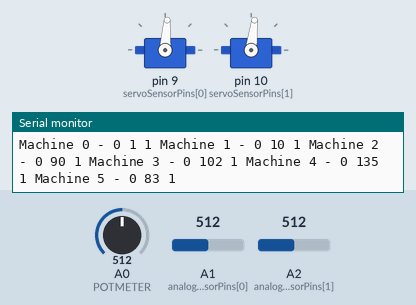
Simulated run of this sketch. Board: Arduino Uno, built with avr-gcc and run on an emulated ATmega328P. Parts: 2 × servo, the last lines printed to the serial monitor. The inputs (shaded band) are chosen by the test bench; at power-on: A1 (analogSensorPins[0]) = 512, A2 (analogSensorPins[1]) = 512, A0 (POTMETER) = 512. Random numbers use the default seed unless the sketch sets one.

Above: at 1.2 s.
1.3 s: A1 (analogSensorPins[0]) set to 306
At 2.8 s:
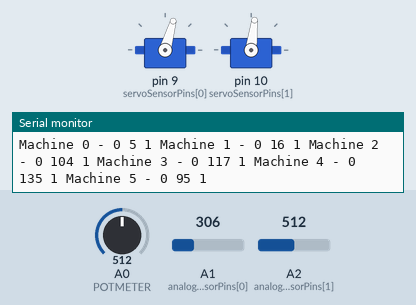
3.2 s: A2 (analogSensorPins[1]) set to 5
At 4.2 s:
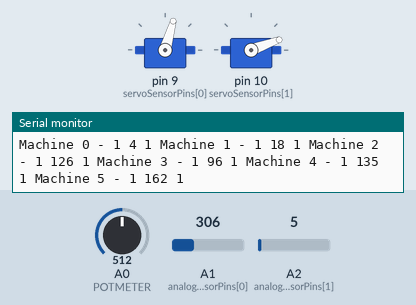
6.2 s: A2 (analogSensorPins[1]) set to 0
At 7.5 s:
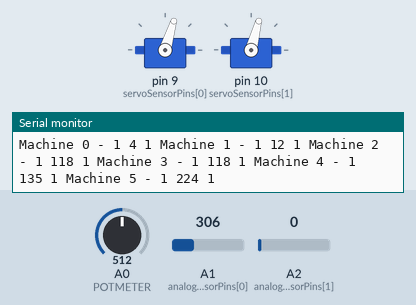
Timing chart, 0 to 13.3 s (numbered marks = the images above; inputs shaded):
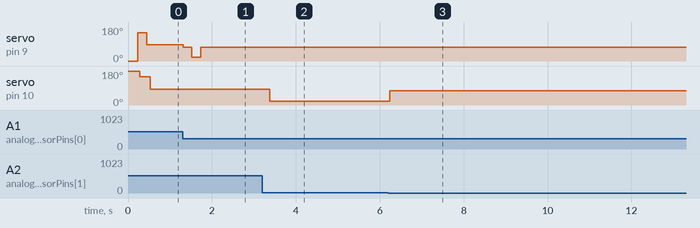

The sketch:

MockArduinoSoftserial.ino
```cpp
#include "Sender.h"
#include "PID.h"
#include "Timer.h"
#include "ServoMotor.h"
#include "IrSensor.h"

void setup() {
  Serial.begin(115200);
  dataSetup();
  setupServoMotor();
  setupIrSensor();
  setupTimer();
  draaiMotor(0, 0);
//  controllerSetup();
}

void loop() {
  updateAlleWipwaps();
  sendAllPatients();
  updateAlleWipwaps();
}
```

IrSensor.cpp
```cpp
#include "IrSensor.h"

unsigned short analogSensorPins[] = {A1, A2};

void setupIrSensor() {
  for(int i = 0 ; i < analogSensorSize; i ++)
  {
    pinMode(INPUT, analogSensorPins[i]);
  }
}

int getAfstand(unsigned short id) {
  if(id <= analogSensorSize)
  {
      return analogRead(analogSensorPins[id]);
  }else
  {
    return 0;
  }
}
```

IrSensor.h
```cpp
#ifndef IRSENSOR_H
#define IRSENSOR_H

#include <Arduino.h>

const byte analogSensorSize = 2;

void setupIrSensor();
int getAfstand(unsigned short id);

#endif
```

PID.cpp
```cpp
#include "PID.h"
#include "Timer.h"
#include "ServoMotor.h"
#include "IrSensor.h"

// Declare the PID arrays
float PID_p[PID_SIZE];
float PID_i[PID_SIZE];
float PID_d[PID_SIZE];
float PID_total[PID_SIZE];

// Initialize the 'afstand' array correctly
float afstand[PID_SIZE] = {0.0, 0.0};

// Declare the error arrays
float afstand_error[PID_SIZE];
float afstand_vorige_error[PID_SIZE];

void updateAlleWipwaps(){
  for (int i = 0; i < PID_SIZE; i ++){
    switch(i){
      case 0:
    updateWaarde(0, 17, 3 , 0.1, 4500, 200);
      break;
      case 1:
    updateWaarde(1, 15, 3 , 0.1, 6500, 250);
      break;
    }
  }
}


void updateWaarde(unsigned short id, uint8_t SETPOINT, uint8_t Kp, float Ki, uint16_t Kd, uint8_t PERIODE) {
  if(id > PID_SIZE)
  {
    return;
  }
  if (millis() >  getTimer(id)+ PERIODE) {
    setTimer(id);
    afstand[id] = get_dist(id, 100);
    afstand_error[id] = SETPOINT - afstand[id];
    PID_p[id] = Kp * afstand_error[id];
    PID_d[id] = Kd * ((afstand_error[id] - afstand_vorige_error[id]) / PERIODE);
    if (-3 < afstand_error[id] && afstand_error[id] < 3) {
      PID_i[id] = PID_i[id] + (Ki * afstand_error[id]);
    } else {
      PID_i[id] = 0;
    }
    PID_total[id] = (PID_p[id] + PID_i[id] + PID_d[id] );
    PID_total[id] = map(PID_total[id], -150, 150, 0, 150);

    if (PID_total[id] < 20) {
      PID_total[id] = 20;
    }
    if (PID_total[id] > 150) {
      PID_total[id] = 150;
    }
//    Serial.println(PID_total[id]);
    draaiMotor(id, PID_total[id]);
    afstand_vorige_error[id] = afstand_error[id];
  }
}


//overgenomen functie van de bron
float get_dist(unsigned short id, unsigned short n) {
  long sum = 0;
  for (unsigned short i = 0; i < n; i++) {
    sum = sum + getAfstand(id);
  }
  float adc = sum / n;
  float distance_cm = 17569.7 * pow(adc, -1.2062);
  return (distance_cm);
}
```

PID.h
```cpp
#ifndef PID_H
#define PID_H

#include <stdint.h>
#include <Arduino.h>

#define PID_SIZE 2

void updateAlleWipwaps();
void updateWaarde(unsigned short id, uint8_t SETPOINT, uint8_t Kp, float Ki, uint16_t Kd, uint8_t PERIODE);
float get_dist(unsigned short id, unsigned short n);

#endif
```

Sender.cpp
```cpp
#include "Sender.h"

uint8_t faseHandShake = 0;
long dataArray[DIFFERENTMACHINEAMOUNT][DIFFERENTARRAYDATA];

void dataSetup() {
//  id2 = 0;
//  machineId = 0;
}

uint8_t mockHeartRate() {
  const int minPotValue = 0;
  const int maxPotValue = 1023;

  const int minOutputValue = 50;
  const int maxOutputValue = 220;

  int potValue = analogRead(POTMETER);
  uint8_t hartslag =
    map(potValue, minPotValue, maxPotValue, minOutputValue, maxOutputValue);
  return hartslag;
}

void sendPatientData(uint8_t patientId) {
  uint8_t cholesterol = (rand() % 5) + 1;
  uint8_t hemoglobine = (rand() % 11) + 8;
  uint8_t bovendruk = (rand() % 120) + 80;
  uint8_t onderdruk = (rand() % 90) + 60;
  uint8_t hartslag = mockHeartRate();
  addDataToPatientArray(CHOLESTEROL, patientId, cholesterol, TEMPGLOBALPIN);
  addDataToPatientArray(HEMOGLOBINE, patientId, hemoglobine, TEMPGLOBALPIN);
  addDataToPatientArray(BOVENDRUK, patientId, bovendruk, TEMPGLOBALPIN);
  addDataToPatientArray(ONDERDRUK, patientId, onderdruk, TEMPGLOBALPIN);
  addDataToPatientArray(HARTSLAG, patientId, hartslag, TEMPGLOBALPIN);
  sendPercentage(patientId);
  for (int machineId = 0; machineId < DIFFERENTMACHINEAMOUNT; machineId++) {
    Serial.print("Machine ");
    Serial.print(machineId);
    Serial.print(" - ");
    sendData(machineId);
    for (int dataId = 0; dataId < DIFFERENTARRAYDATA; dataId++) {
      Serial.print(dataArray[machineId][dataId]);
      Serial.print(" ");
    }
  }
  Serial.println();
}

void addDataToPatientArray(uint8_t id, uint8_t patientId, uint8_t data, uint8_t pin){
  dataArray[id-1][0] = patientId;
  dataArray[id-1][1] = data;
  dataArray[id-1][2] = pin;
}

uint8_t combineId(uint8_t machineId, uint8_t patientId) {
  return machineId * 10 + patientId;
}

void sendAllPatients() {
  for (uint8_t patientId = 0; patientId < DIFFERENTPATIENTAMOUNT; patientId++) {
    sendPatientData(patientId);
  }
}

void sendPercentage(uint8_t patientId) {
  double percentage;
  double waarde = get_dist(patientId,10);
  if (waarde <= 15) {
    percentage = map(waarde, 0, 15, 65, 95);
  } else {
    percentage = map(waarde, 16, 31, 95, 100);
  }
  addDataToPatientArray(PERCENTAGE, patientId, percentage, TEMPGLOBALPIN);
}

void sendData(uint8_t id) {
  readAndSendData(id);
  while (faseHandShake != 0)        // blijf de functie aanroepen totdat die klaar is
                                    // en gereset, volgende data kan worden verzonden.
  {
    readAndSendData(id);
  }
}

void readAndSendData(uint8_t machineId)
{

}
```

Sender.h
```cpp
#ifndef SENDER_H
#define SENDER_H

#include <Arduino.h>
#include <stdint.h>
#include <stdbool.h>
#include "PID.h"

#define DIFFERENTPATIENTAMOUNT 2
#define DIFFERENTMACHINEAMOUNT 6
#define DIFFERENTARRAYDATA 3
#define TEMPGLOBALPIN 1
#define CHOLESTEROL 1
#define HEMOGLOBINE 2
#define BOVENDRUK 3
#define ONDERDRUK 4
#define HARTSLAG 5
#define PERCENTAGE 6

extern long dataArray[DIFFERENTMACHINEAMOUNT][DIFFERENTARRAYDATA];

extern uint8_t id2;
extern uint8_t machineId;

const uint8_t POTMETER = A0;

void dataSetup();
uint8_t mockHeartRate();
void sendPatientData(uint8_t patientId);
void addDataToPatientArray(uint8_t id, uint8_t patientId, uint8_t data, uint8_t pin);
uint8_t combineId(uint8_t machineId, uint8_t patientId);
void sendAllPatients();
void sendPercentage(uint8_t patientId);
void sendData(uint8_t id);
void readAndSendData(uint8_t machineId);

#endif // SENDER_H
```

ServoMotor.cpp
```cpp
#include "ServoMotor.h"
#include <Servo.h>
Servo myservo[2];

unsigned short servoSensorPins[servoSensorSize]  = {9, 10};

void setupServoMotor()
{
  for(int i = 0 ; i < servoSensorSize ; i++)
  {
     myservo[i].attach(servoSensorPins[i]);
     myservo[i].write(190);
  }
}

void draaiMotor(unsigned short id, float draai) {
    myservo[id].write(draai);
}
```

ServoMotor.h
```cpp
#ifndef SERVOMOTOR_H
#define SERVOMOTOR_H

#include <stdint.h>

const uint8_t servoSensorSize = 2;

void setupServoMotor();
void draaiMotor(unsigned short id, float draai);

#endif
```

Timer.cpp
```cpp
#include "Timer.h"

float timeArray[2];

void setupTimer() {
  for(int i = 0 ; i < timeSize ; i++)
  {
      timeArray[i] = millis();
  }
}


void setTimer(unsigned short id) {
  if(id <= timeSize)
  {
    timeArray[id] = millis();
  }
}


float getTimer(unsigned short id) {
  if(id <= timeSize)
  {
    return timeArray[id];
  }
}
```

Timer.h
```cpp
#ifndef TIMER_H
#define TIMER_H

#include <stdint.h>
#include <Arduino.h>

const uint8_t timeSize = 2;
void setupTimer();
void setTimer(unsigned short id);
float getTimer(unsigned short id);

#endif
```

Measured:
- after the input at 1.3 s, servo on pin 9 (servoSensorPins[0]): 86° → 72° at once, → 20° 0.21 s later, → 74° 0.22 s later
- after the input at 3.2 s, servo on pin 10 (servoSensorPins[1]): 83° → 20° after 0.18 s
- after the input at 6.2 s, servo on pin 10 (servoSensorPins[1]): 20° → 75° at once
